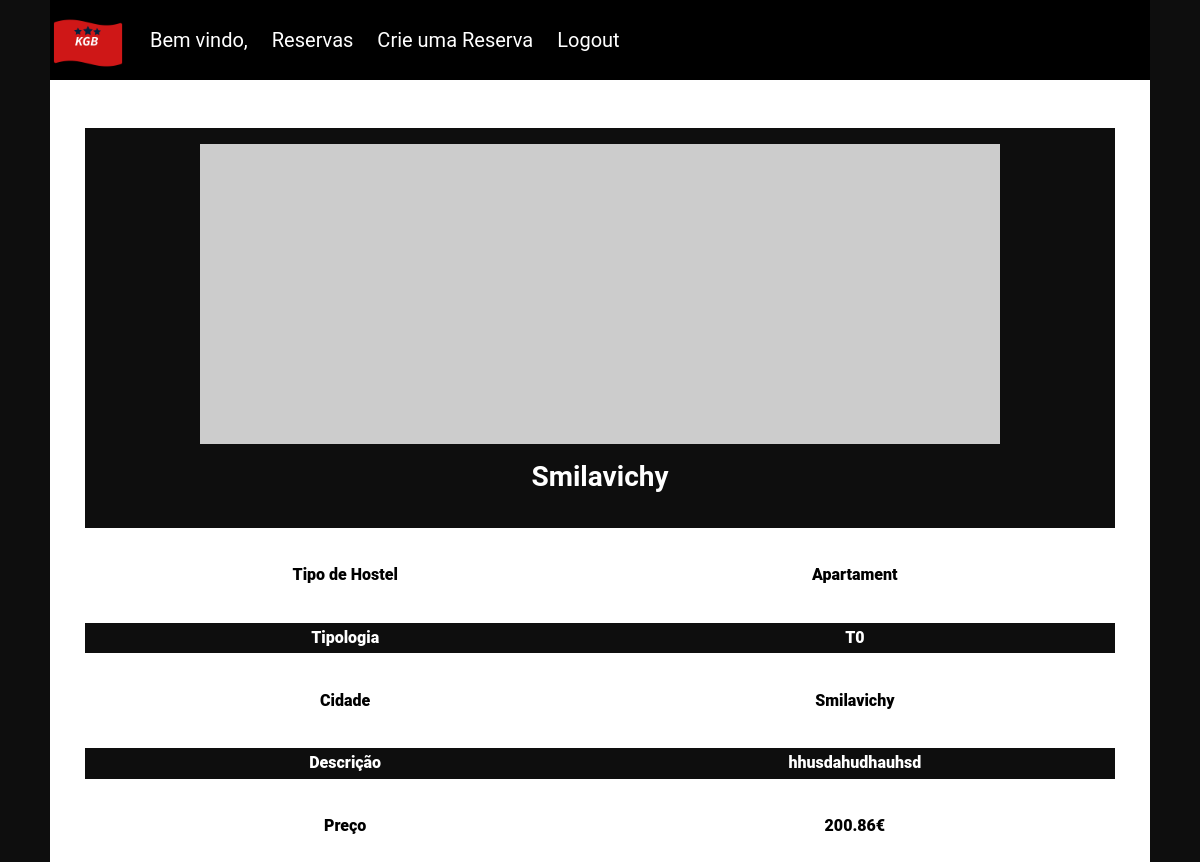
The app's page /imoveis_details.php?id=1 (signed in), older data.
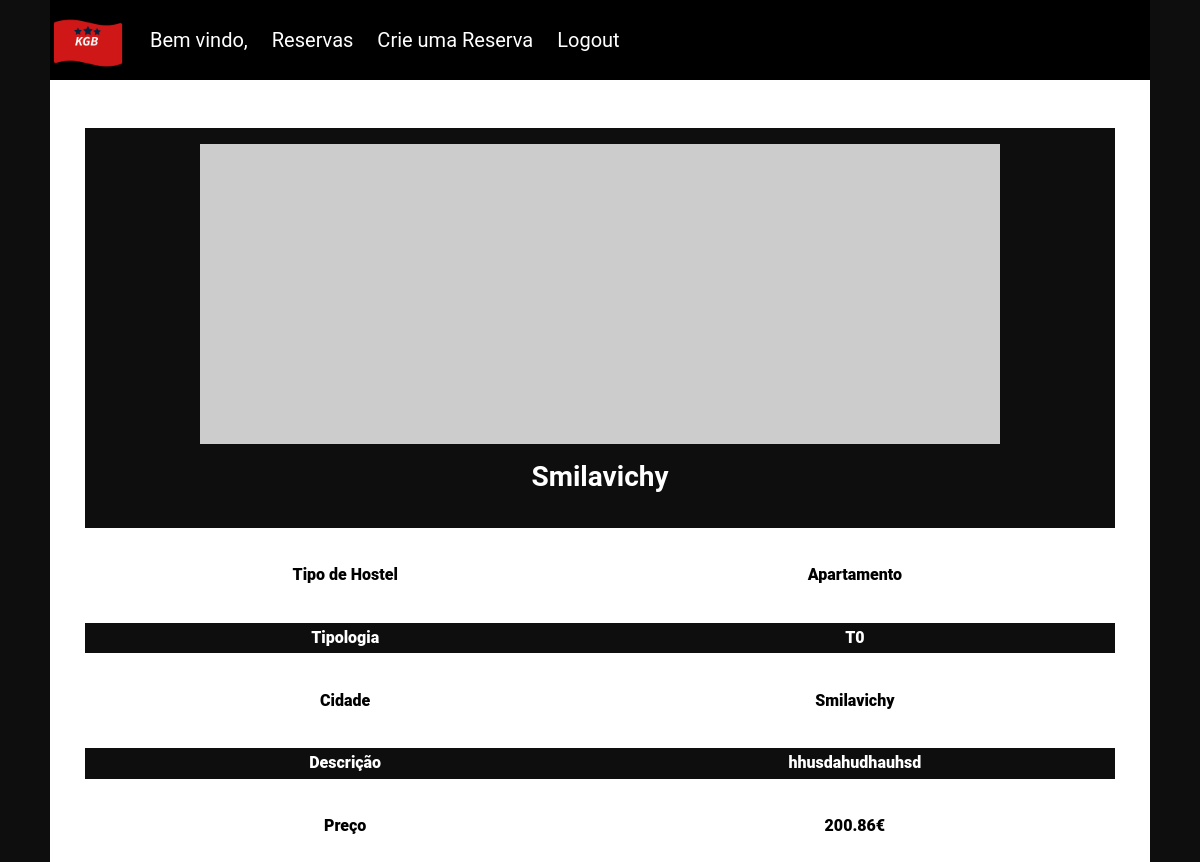
The same page, newer data.
### tables this page shows
CREATE TABLE imovel(
idc int PRIMARY Key NOT NULL AUTO_INCREMENT,
tipo varchar(20) NOT NULL,
tipologia varchar(10) NOT NULL,
preco real NOT NULL,
descricao char(200) NOT NULL,
cidade_im varchar(80) NOT NULL,
image varchar(255) NOT NULL);

### dbFunction.php (the view, shortened to what this page needs)
<?php
    class dbFunction {
        public function connect(){
            $con = mysqli_connect(server, user, password, db);
            return $con;
        }
            ?>
            <?php
        public function userName(){
               ?>
            <li>Bem vindo, <?php echo $_SESSION['username'] ?></li>
            <?php
        }
            ?>
            <?php
        public function menuType2(){
            $user = $this->userName();
            ?>
                <li><a href="reserva_display.php">Reservas</a></li>
                <li><a href="reserva_hospede.php">Crie uma Reserva</a></li>
                <li><form method="post"><input type="submit" name="logout" value="Logout" ></form></li>
            <?php
        }
            ?>
                <?php
        public function imvDetails(){
            if($_GET['id']){
                $conn = $this->connect();
                $idc = $_GET['id'];
                $imv = mysqli_query($conn, "SELECT * FROM imovel WHERE idc = $idc ") or die(mysqli_error($conn));
                ?>
                <?php while($dado = mysqli_fetch_assoc($imv)) { ?>
                    <li class="img-block" align="center" style="height: 400px">
                        <br>
                        <span><img src=<?php echo $dado['image'] ?> alt="home_image" style="width: 800px; height: 300px;
                    max-width: 1100px;" align="center"/></span><br><br>
                        <h2 align="center" style="color: #FFFF "><?php echo $dado['cidade_im'] ?></h2>
                    </li>
                    <br><br>
                    <li class="ilset">
                        <span class="detalheTitulo">Tipo de Hostel</span><span class="detalheTitulo2"><?php echo $dado['tipo'] ?></span><br>
                    </li>
                    <br><br>
                    <li class="ilset black-list">
                        <span class="detalheTitulo">Tipologia</span><span class="detalheTitulo2"><?php echo $dado['tipologia'] ?></span><br>
                    </li>
                    <br><br>
                    <li class="ilset">
                        <span class="detalheTitulo">Cidade</span><span class="detalheTitulo2"><?php echo $dado['cidade_im'] ?></span><br>
                    </li>
                    <br><br>
                    <li class="ilset black-list">
                        <span class="detalheTitulo">Descrição</span><span class="detalheTitulo2"><?php echo $dado['descricao'] ?></span><br>
                    </li>
                    <br><br>
                    <li class="ilset">
                        <span class="detalheTitulo">Preço</span><span class="detalheTitulo2"><?php echo $dado['preco'] ?>€</span><br>
                    </li>
                <?php } ?>
                <?php
            }else{
                echo "<script>alert('Servidor não disponivel!')</script>";
            }
        }
    }
?>

### imoveis_details.php (shortened to what this page needs)
<?php
include_once('dbFunction.php');
	$funObj = new dbFunction();
?>
<!DOCTYPE html>
<html>
<head>
	<link rel="stylesheet" href="./styles/stylesheet2.css">
</head>
<body>
<div class="container" align="center">
	<div class="header" align="center">
		<div class="headerMenu" align="center">
				<a href="index.php"><img src="./assets/home_logo.png" alt="logo" style="width: 76px; height: 76px; margin-top: 8px; padding: 0; "/></a>
				<div class="menu">
					<nav>
						<ul>
                            <?php $funObj->menuType2();?>
						</ul>
					</nav>
				</div>
		</div>
	</div>
	<div class="white-block">
		<div class="black-block">
            <ul>
                <br><br><br>
                <?php $funObj->imvDetails(); ?>
            </ul>
		</div>
	</div>
</div>
</body>
</html>

### styles/stylesheet2.css (style rules this page uses)
* { margin: 0; padding: 0; outline: 0; box-sizing: border-box; font-family: Roboto; }
body { padding: 0; font: 400 14px sans-serif; background: #0E0E0E; -webkit-font-smoothing: antialiased; align-items: center; }
.header { background: #0E0E0E; color: #FFFFFF; }
.headerMenu { display: flex; max-width: 1100px; height: 80px; background: #000000; align-items: center; color: #FFFFFF; width: 100%; }
.menu nav ul { list-style-type: none; display: flex; }
.menu nav ul li { font-size: 20px; margin-left: 24px; overflow: hidden; }
li a { display: flex; color: #FFFFFF; text-decoration: none; }
.white-block { width: 1100px; height: 1000px; background: #FFFFFF; }
.black-block { max-width: 1030px; }
.black-block h2 { font-family: Roboto; font-style: normal; font-weight: bold; font-size: 28px; line-height: 33px; }
.black-block ul { list-style-type: none; text-align: center; }
.ilset { padding: .3333333333rem; }
.ilset span { font-family: Roboto; font-style: normal; font-weight: 800; font-size: 16px; line-height: 20px; text-align: center; }
.detalheTitulo { display: inline-block; width: 50%; }
.detalheTitulo2 { display: inline-block; width: 50%; }
.img-block { background-color: #0E0E0E; width: 1030px; height: 334px; list-style-type: none; }
.black-list { background-color: #0E0E0E; color: #FFFF; }
input[type=submit] { background-color: #000000; border: none; color: #FFFFFF; text-align: center; text-decoration: none; display: flex; font-size: 20px; }

Row changes from the older to the newer data that the page shows:
changed imovel "Smilavichy": tipo "Apartament" → "Apartamento"
